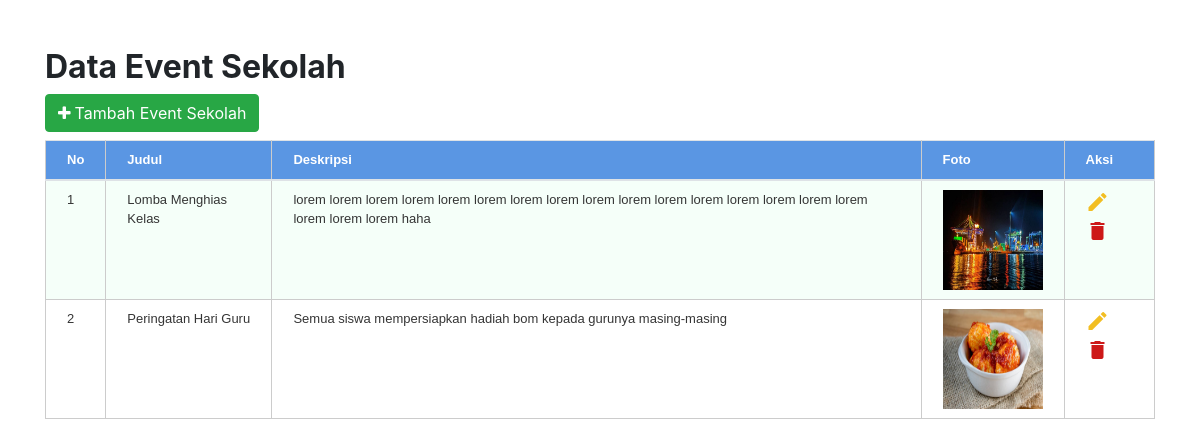
The app's page /admin/event.php with its own data.
### tables this page shows
CREATE TABLE `tb_event` (
  `id_event` int(11) NOT NULL,
  `judul` varchar(99) NOT NULL,
  `deskripsi` varchar(255) NOT NULL,
  `gambar` text NOT NULL
);

### admin/event.php (the view, shortened to what this page needs)
<!DOCTYPE html>
<html lang="en">
<head>
    <link rel="stylesheet" href="https://stackpath.bootstrapcdn.com/bootstrap/4.5.0/css/bootstrap.min.css">
    <link rel="stylesheet" href="https://maxcdn.bootstrapcdn.com/font-awesome/4.7.0/css/font-awesome.min.css">
    <link rel="stylesheet" href="css/style.css?v=2">
</head>
<body>
    <div class="content-wrapper">
        <div class="container-xl">
            <div class="table-responsive">
                <div class="table-wrapper mt-5">
                    <div class="table-title">
                        <div class="row">
                            <div class="col-sm-6 mb-2">
                                <h2><b>Data Event Sekolah</b></h2>
                                <a href="admin.php?p=addevent" class="btn btn-success" tabindex="-1" role="button" aria-disabled="true"> <i class="fa fa-plus mr-1"></i>Tambah Event Sekolah</a>
                            </div>
                        </div>
                    </div>
                    <?php
                    require_once "./../connections/connections.php";
                    $no = 0;
                    $query = "SELECT * FROM tb_event";
                    $result = mysqli_query($conn, $query);
                    if (mysqli_num_rows($result) > 0) {
                        echo '<table class="table table-striped table-hover">
                            <thead>
                                <tr>
                                    <th>No</th>
                                    <th>Judul</th>
                                    <th>Deskripsi</th>
                                    <th>Foto</th>
                                    <th>Aksi</th>
                                </tr>
                            </thead>';
                        while ($row = mysqli_fetch_assoc($result)) {
                            $no++;
                            echo '<tr>
                                    <td>' . $no . '</td>
                                    <td>' . $row['judul'] . '</td>
                                    <td>' . $row['deskripsi'] . '</td>
                                    <td><img src="uploads/event_sekolah/' . $row['gambar'] . '" width="100" height="100" alt="Foto Event"></td>
                                    <td>
                                        <a style="color: #F2BE22;" href="admin.php?p=editevent&menu_upd=' . $row['id_event'] . '"" class="edit"><i class="material-icons" data-toggle="tooltip" title="Edit">&#xE254;</i></a>
                                        <a style="color: #CD1818;" href="deleteevent.php?menu_del=' . $row['id_event'] . '" class="delete"><i class="material-icons" data-toggle="tooltip" title="Hapus">&#xE872;</i></a>
                                    </td>
                                </tr>';
                        }
                        echo '</table>';
                    } else {
                        echo 'Tidak ada data Event Sekolah.';
                    }
                    ?>
                </div>
            </div>
        </div>
    </div>
</body>
</html>

### admin/css/style.css (style rules this page uses)
table { margin: auto; font-family: "Arial"; font-size: 12px; }
.table { border-collapse: collapse; font-size: 13px; }
.table th, .table td { border-bottom: 1px solid #cccccc; border-left: 1px solid #cccccc; padding: 9px 21px; }
.table th, .table td:last-child { border-right: 1px solid #cccccc; }
.table td:first-child { border-top: 1px solid #cccccc; }
.table thead th { background-color: #5A96E3; color: #FFFFFF; }
.table tbody td { color: #353535; }
.table tbody tr:nth-child(odd) td { background-color: #f5fff9; }

### records on screen
tb_event: judul "Lomba Menghias Kelas", deskripsi "lorem lorem lorem lorem lorem lorem lorem lorem lorem lorem lorem lorem lorem lorem lorem lorem lorem lorem lorem haha", gambar (picture)
tb_event: judul "Peringatan Hari Guru", deskripsi "Semua siswa mempersiapkan hadiah bom kepada gurunya masing-masing", gambar (picture)
